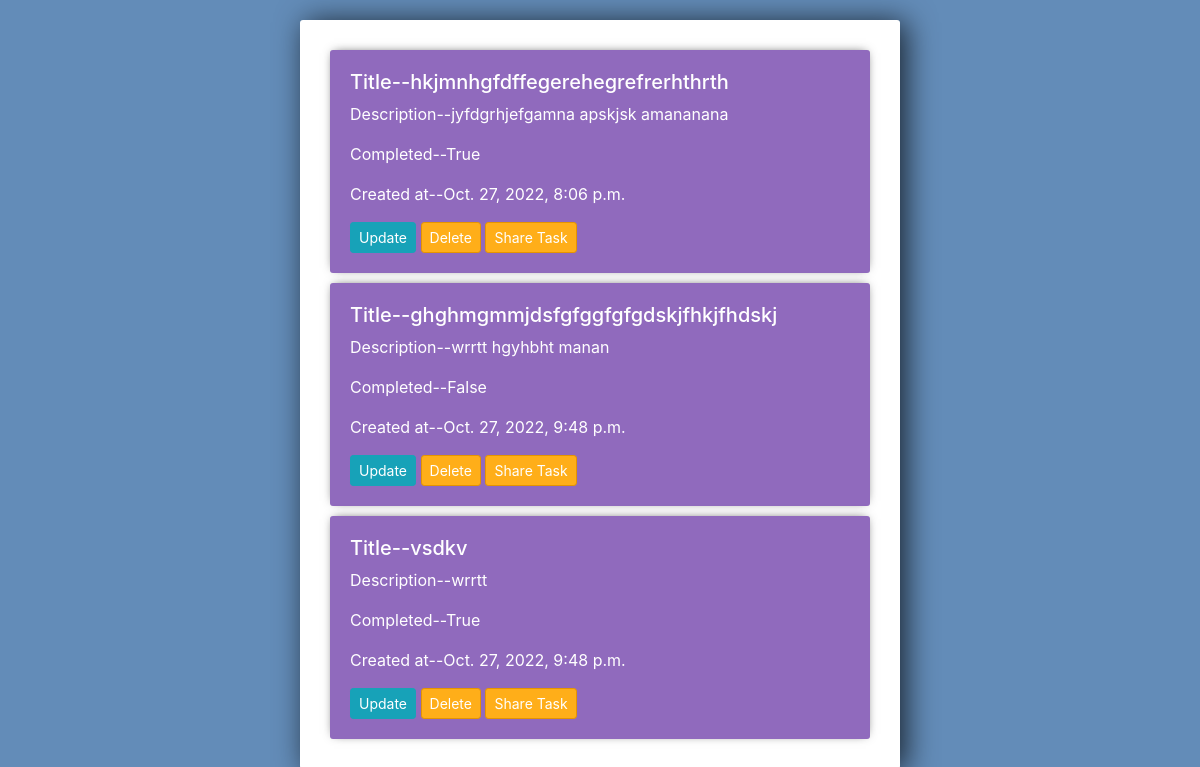
Page /all_task (signed in) on the earlier database version.
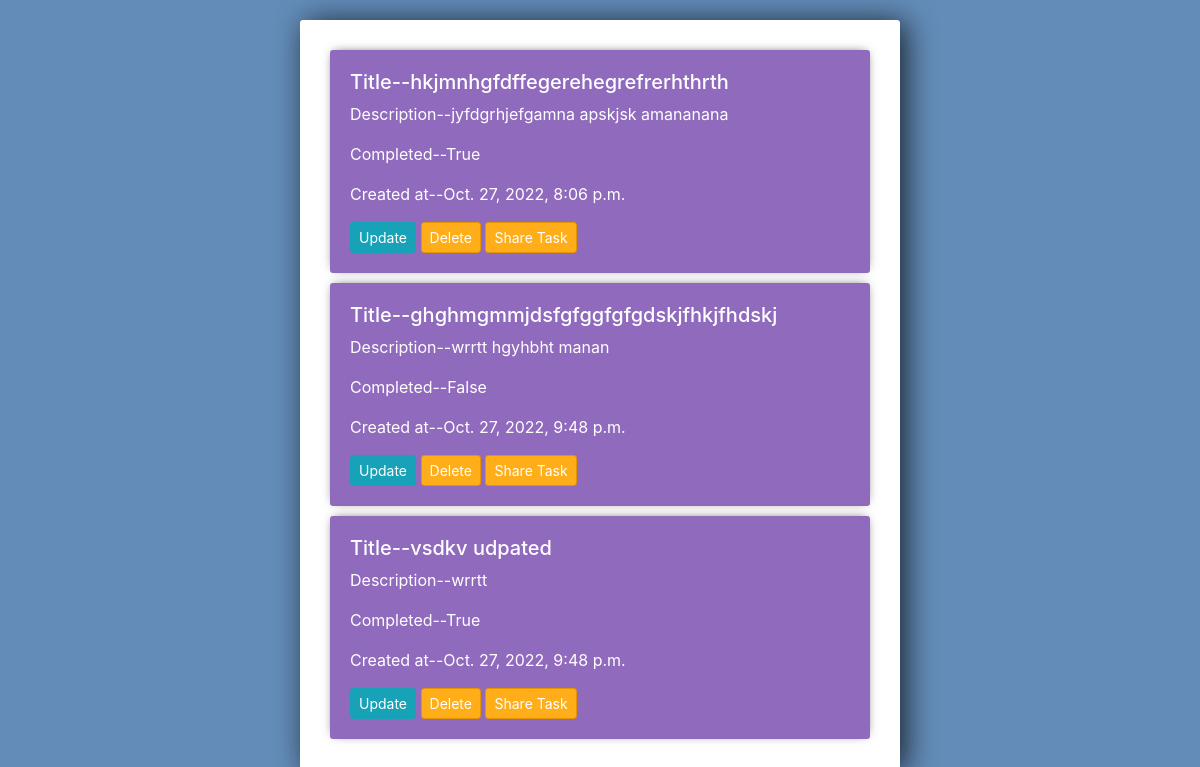
Same page on the later database version.
### todoapp/models.py (models this page shows)
class Tasks(models.Model):
    task_user = models.ForeignKey(User,on_delete=models.CASCADE)
    title = models.CharField(max_length=100)
    description = models.CharField(max_length=500)
    is_completd = models.BooleanField(default=False)
    created_at = models.DateTimeField(auto_now_add=True)
    updated_at = models.DateTimeField(auto_now_add=True)
    def __str__(self):
        return self.title

### todoapp/views.py (the view)
# urls.py: path('all_task',views.task_list),
def task_list(request):
    print(request.user)
    tasks = Tasks.objects.filter(task_user=request.user.id)
    print(tasks)
    return render(request,'todoapp/tasks.html',{"tasks":tasks})

### todoapp/models.py (called while the page is built)
  def __str__(self):
      return self.email

### todoapp/templates/todoapp/tasks.html (shortened to what this page needs)
<link rel="stylesheet" href="https://stackpath.bootstrapcdn.com/bootstrap/4.3.1/css/bootstrap.min.css">
<div class="center-column">
	<div class="todo-list">
	{% for task in tasks %}
    <div class="item-row">
            <h5>Title--{{task.title}}</h5>
            <p>Description--{{task.description}}</p>
            <p<b>Completed--</b>{{task.is_completd}}</p>
            <p>Created at--{{task.created_at}}</p>
      <a class="btn btn-sm btn-info" href="{% url 'task-update' task.id %}">Update</a>
      <a class="btn btn-sm btn-danger" href="{% url 'task-delete' task.id %}">Delete</a>
      <a class="btn btn-sm btn-danger" href="{% url 'share-task' task.id %}">Share Task</a>
    </div>
	{% endfor %}
	</div>
</div>

Differences in the rows shown:
changed Tasks "wrrtt": title "vsdkv" → "vsdkv udpated"
